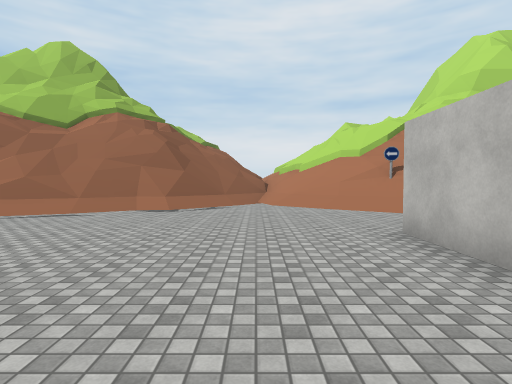
View 1 (above)

24 first-person views from a walk through a scene from a Unity 3-D project. The camera is 1.5 m above the floor, tilts 2° down and sees 80° across. The floor is counted in squares, 2 m on a side. Each view is taken from the middle of a square. On the plan, view 1 faces up. The plan holds only what a view shows up to about 10 squares ahead; the rest is blank. The place goes on beyond the plan. The player character is not drawn. Some surface patterns are stand-ins.

View 2
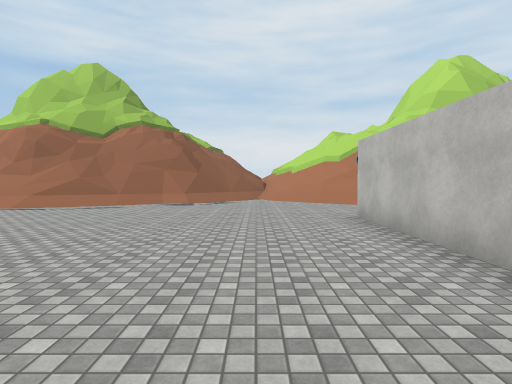

View 3
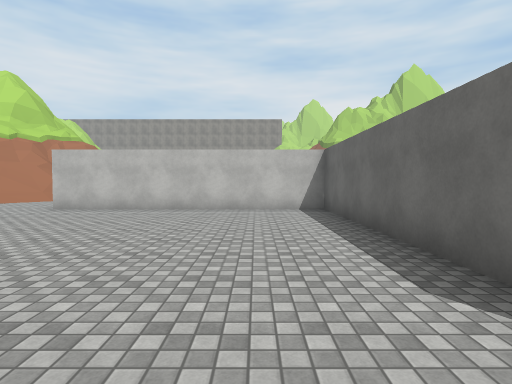

View 4
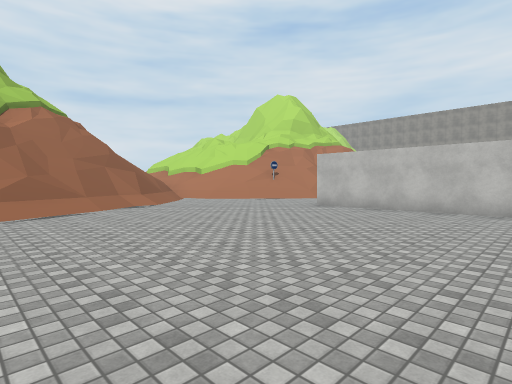

View 5
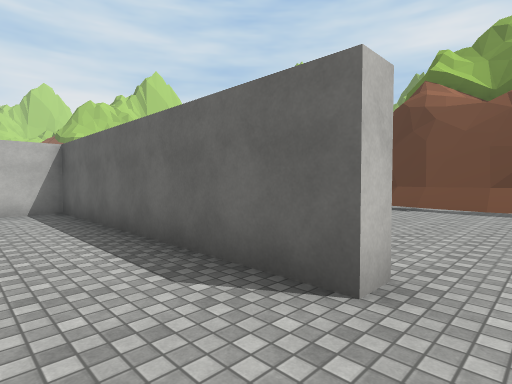

View 6
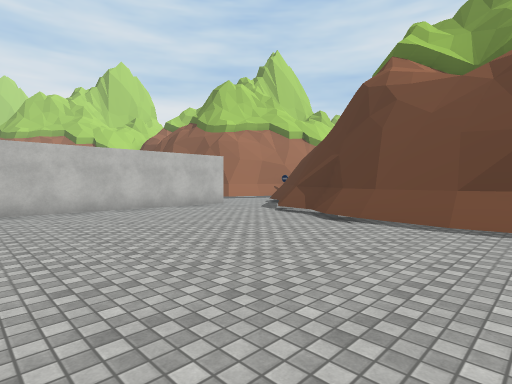

View 7
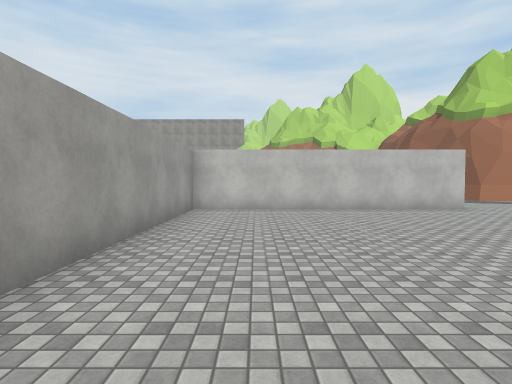

View 8
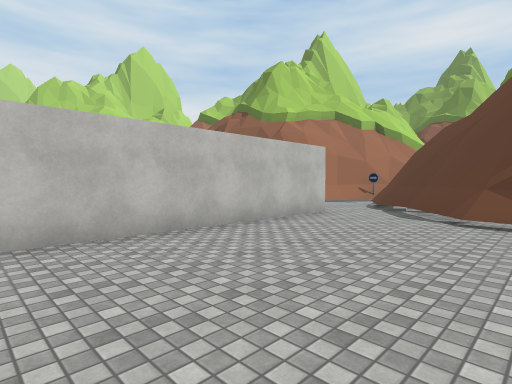

View 9
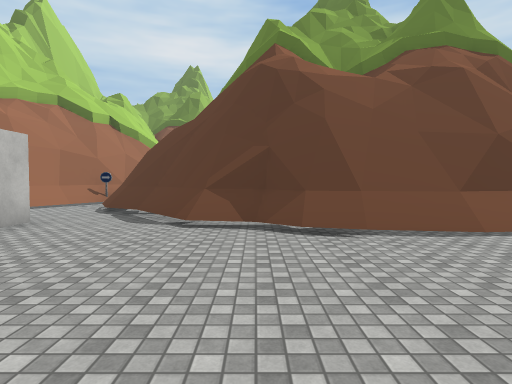

View 10
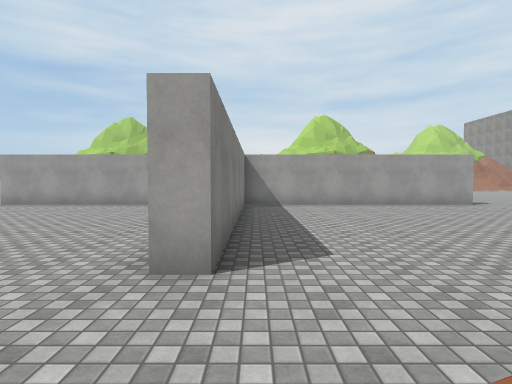

View 11
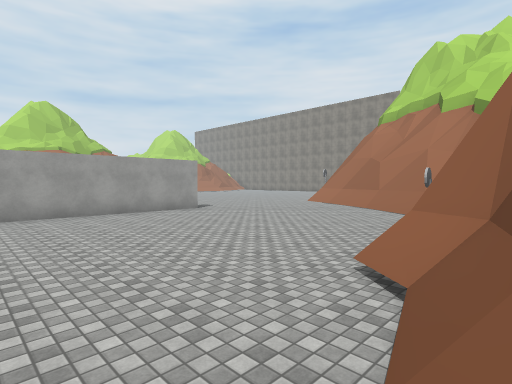

View 12
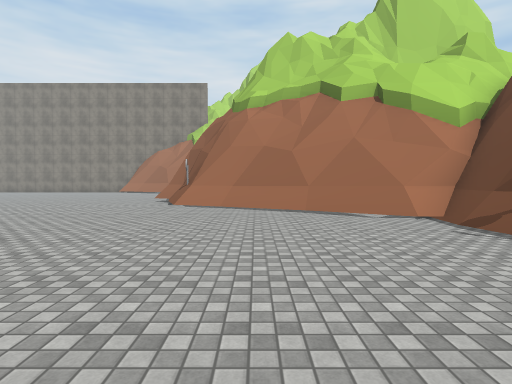

View 13
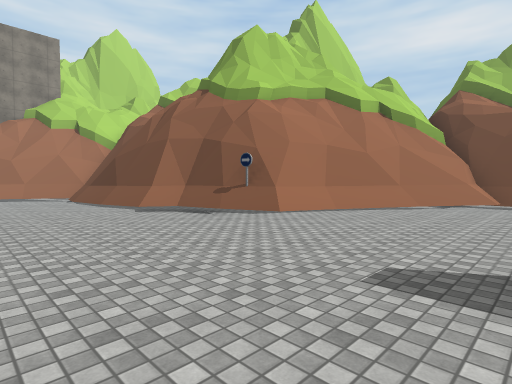

View 14
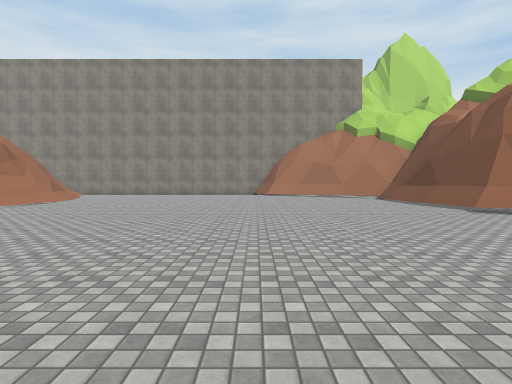

View 15
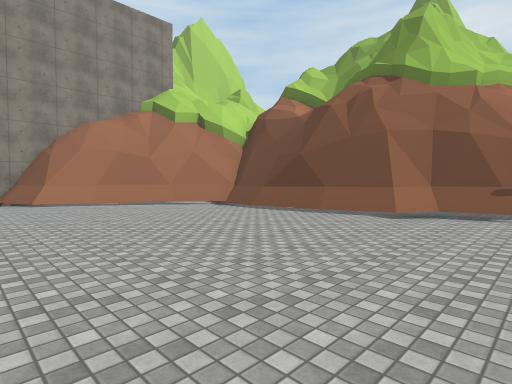

View 16
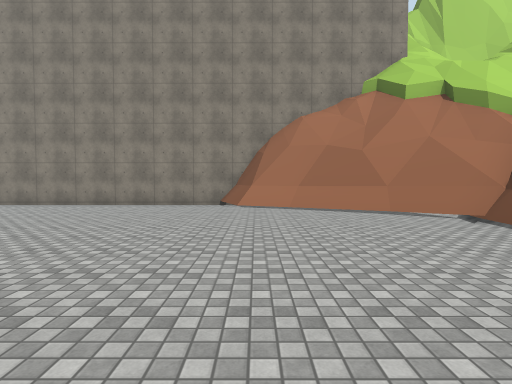

View 17
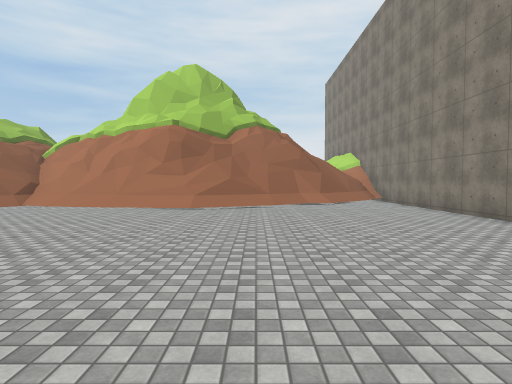

View 18
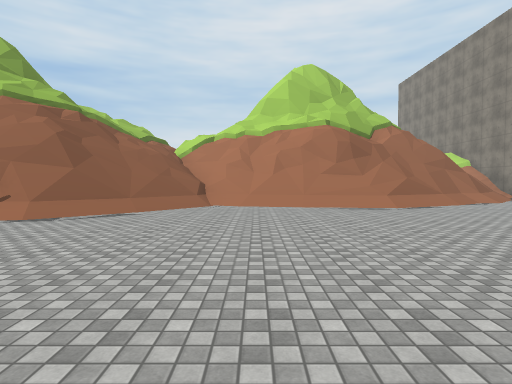

View 19
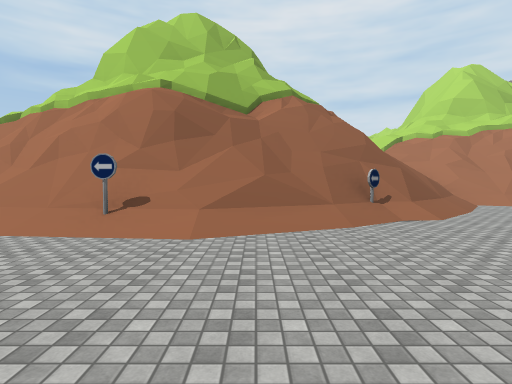

View 20
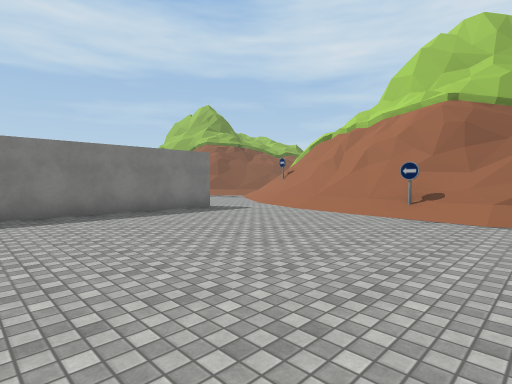

View 21
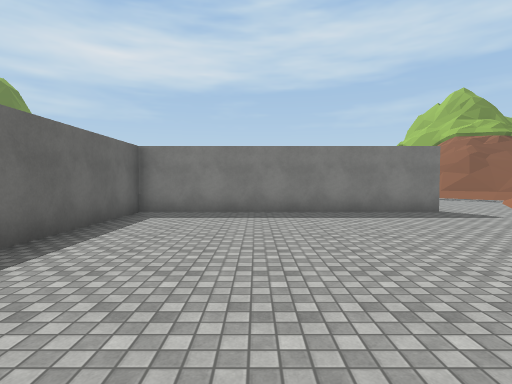

View 22
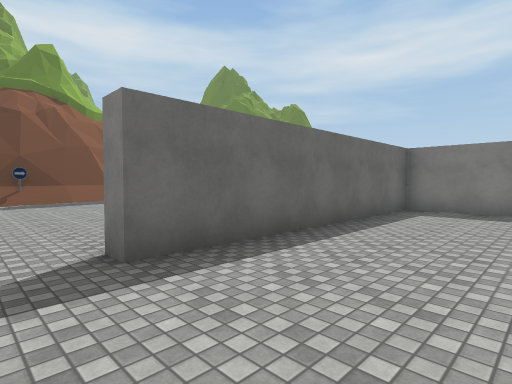

View 23
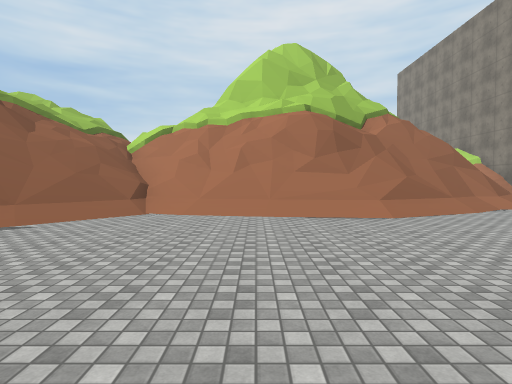

View 24
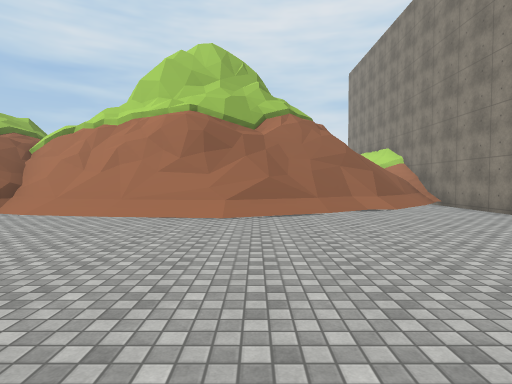

### Floor plan
Key: @ floor where view 1 was taken; # wall or solid block; . main floor; : floor 5.25 m higher than the main floor; + floor 6.5 m higher than the main floor; / step, stairs or slope; = window, fence, low wall or low ledge; ^ raised ledge.
Columns run from 6 left of view 1 to 27 right of it. Each row starts with its distance up from view 1.
 13                   //=# #^^^=   //#
 12                  +///==##=##=#=//#
 11  #              #+////==#====#=/.#
 10 ###/////== =#   #=//////###////..#
  9 #=: =///==#######=#//////////....#
  8 ===##/.//===##=####=//...........#
  7 #////..////=====#=##/............#
  6 #=/......////###=///.............#
  5 ...........///# //...............#
  4 ........#........................#
  3 ........#........................#
  2 ........#......................./#
  1 ........#....................../##
  0 ......@.#...................../##
 -1 ........#...................../#
 -2 ........#..................../#=
 -3 .###############......../////##
 -4 ........#..............#######
 -5 ........#.........../###
 -6 ........#.........../#
 -7 ........#........../#^
 -8 ........#..........#^
 -9 ////....#........./#^
-10 ######..#......///^^
-11     ###......######
-12       ##..//##
-13        ##.#
-14         #/#
-15         ###

Positions as (right, up) in squares from view 1, and headings:
1: (0, 0), facing up
2: (0, -2), facing up
3: (-6, -1), facing right
4: (-6, -1), facing up-right
5: (-6, -1), facing down-right
6: (-6, -4), facing down-right
7: (-6, -5), facing right
8: (-2, -4), facing down-right
9: (-2, -5), facing down
10: (3, -13), facing up
11: (4, -12), facing up-right
12: (6, -7), facing right
13: (10, 0), facing down-right
14: (10, 2), facing right
15: (15, 3), facing down-right
16: (17, 1), facing right
17: (22, 1), facing up
18: (17, 1), facing up
19: (10, 1), facing up
20: (10, -1), facing up-left
21: (10, 0), facing left
22: (11, 0), facing down-left
23: (18, 3), facing up
24: (21, 3), facing up
